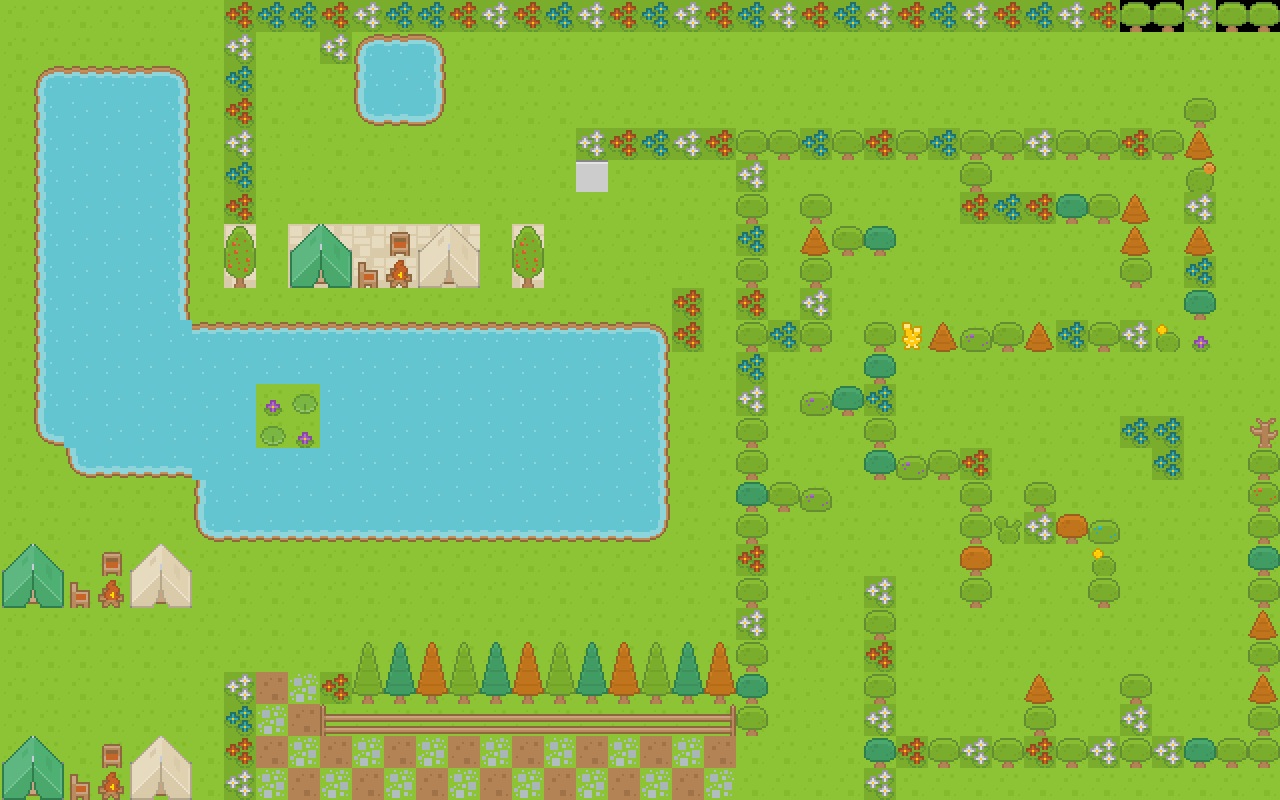

Tiled map render using the project's own tile images. Description and the whole map definition, tile-layer contents included, below:
An orthogonal 40x25 tile map with 32x32 px tiles, 2 tile layers (non blocking, blocking).

<map version="1.2" tiledversion="1.3.3" orientation="orthogonal" renderorder="right-down" width="40" height="25" tilewidth="32" tileheight="32" infinite="0" nextlayerid="4" nextobjectid="1">
 <editorsettings>
  <export target="SophiaMaze3..tmx" format="tmx" />
 </editorsettings>
 <tileset firstgid="1" name="tileset_kenney" tilewidth="32" tileheight="32" spacing="2" tilecount="1767" columns="57">
  <image source="tilesets/tileset_kenney.png" width="1936" height="1052" />
  <tile id="62">
   <properties>
    <property name="collision" type="bool" value="true" />
   </properties>
  </tile>
 </tileset>
 <layer id="1" name="non blocking" width="40" height="25">
  <data encoding="csv">
6,6,6,6,6,6,6,179,6,6,6,6,6,179,179,179,544,6,6,6,6,6,6,6,6,6,6,6,6,6,6,6,6,6,6,527,527,527,527,527,
6,6,6,6,6,6,6,179,6,6,6,179,179,179,6,6,6,6,6,6,6,6,6,6,6,6,6,6,6,6,6,6,6,6,6,6,6,6,6,6,
6,6,6,6,6,6,6,179,6,6,6,179,179,179,6,6,6,6,6,6,6,6,6,6,6,6,6,6,6,6,6,6,6,6,6,6,6,6,6,6,
6,6,6,6,6,6,6,179,6,6,6,179,179,179,6,6,6,6,6,6,6,6,6,6,6,6,6,6,6,6,6,6,6,6,6,6,6,6,6,6,
6,6,6,6,6,6,6,179,63,63,6,6,63,6,6,6,63,6,6,6,6,6,6,6,6,6,6,6,6,6,6,6,6,6,6,6,6,6,6,6,
6,6,6,6,6,6,6,179,63,63,6,6,6,63,6,6,63,6,6,6,6,6,6,6,6,6,6,6,6,6,6,6,6,6,6,6,6,6,6,6,
6,6,6,6,6,6,6,179,63,6,6,63,63,63,63,6,63,6,6,6,6,6,6,6,6,6,6,6,6,6,6,6,6,6,6,6,6,6,6,6,
6,6,6,6,6,6,6,179,6,179,179,179,179,179,179,6,179,6,6,6,6,6,6,6,6,6,6,6,6,6,6,6,6,6,6,6,6,6,6,6,
6,6,6,6,6,6,6,179,6,179,179,179,179,179,179,6,179,6,6,6,63,63,6,6,6,6,6,6,6,6,6,6,6,6,6,6,6,6,6,6,
6,6,6,6,6,6,6,6,6,6,6,6,6,6,6,6,6,6,6,6,63,63,6,6,6,6,6,6,6,6,6,6,6,6,6,6,6,6,6,6,
6,6,6,6,6,6,6,6,6,6,6,6,6,6,6,6,6,6,6,6,6,6,6,6,6,6,6,6,6,6,6,6,6,6,6,6,6,6,6,6,
6,6,6,6,6,6,6,6,6,6,6,6,6,6,6,6,6,6,6,6,6,6,6,6,6,6,6,6,6,6,6,6,6,6,6,6,6,6,6,6,
6,6,6,6,6,6,6,119,6,6,6,6,6,6,6,6,6,6,6,6,6,6,6,6,6,6,6,6,6,6,6,6,6,6,6,6,6,6,6,6,
6,6,6,6,6,6,6,6,6,6,6,6,6,6,6,6,6,6,6,6,6,6,6,6,6,6,6,6,6,6,6,6,6,6,6,6,6,6,6,6,
6,6,6,6,6,6,6,6,6,6,6,6,6,6,6,6,6,6,6,6,6,6,6,6,6,6,6,6,6,6,6,6,6,6,6,6,6,6,6,6,
6,6,6,6,6,6,6,6,6,6,6,6,6,6,6,6,6,6,6,6,6,6,6,6,6,6,6,6,6,6,6,6,6,6,6,6,6,6,6,6,
6,6,6,6,6,6,6,6,6,6,6,6,6,6,6,6,6,6,6,6,6,6,6,6,6,6,6,6,6,6,6,6,6,6,6,6,6,6,6,6,
6,6,6,6,6,6,6,6,6,6,6,6,6,6,6,6,6,6,6,6,6,6,6,6,6,6,6,6,6,6,6,6,6,6,6,6,6,6,6,6,
6,6,6,6,6,6,6,6,6,6,6,6,6,6,6,6,6,6,6,6,6,6,6,6,6,63,63,1696,6,6,6,6,6,6,6,6,6,6,6,6,
6,6,6,6,6,6,6,6,6,6,6,6,6,6,6,6,6,6,6,6,6,6,6,6,6,6,6,1696,6,6,6,6,6,6,6,6,6,6,6,6,
6,6,6,6,6,6,6,6,6,6,6,6,6,6,6,6,6,6,6,6,6,6,6,6,6,6,6,1696,6,6,6,6,6,6,6,6,6,6,6,6,
6,6,6,6,6,6,6,6,7,67,6,6,6,6,6,6,6,6,6,6,6,6,6,6,6,63,6,1696,6,6,6,6,6,6,6,6,6,6,6,6,
6,6,6,6,6,6,6,6,67,7,6,6,6,6,6,6,6,6,6,6,6,6,6,6,6,63,6,1696,6,6,6,6,6,6,6,6,6,6,6,6,
6,6,6,6,6,6,6,6,7,67,7,67,7,67,7,67,7,67,7,67,7,67,7,6,6,6,6,6,6,6,6,6,6,6,6,6,6,6,6,6,
6,6,6,6,6,6,6,6,67,7,67,7,67,7,67,7,67,7,67,7,67,7,67,6,6,6,6,7,6,6,6,6,6,6,6,6,6,6,6,6
</data>
 </layer>
 <layer id="2" name="blocking" width="40" height="25">
  <properties>
   <property name="collision" type="bool" value="true" />
  </properties>
  <data encoding="csv">
0,0,0,0,0,0,0,403,745,745,403,574,745,745,403,574,403,745,574,403,745,574,403,745,574,403,745,574,403,745,574,403,745,574,403,527,527,574,527,527,
0,0,0,0,0,0,0,574,0,0,574,3,4,5,0,0,0,0,0,0,0,0,0,0,0,0,0,0,0,0,0,0,0,0,0,0,0,0,0,0,
0,3,4,4,4,5,0,745,0,0,0,60,61,62,0,0,0,0,0,0,0,0,0,0,0,0,0,0,0,0,0,0,0,0,0,0,0,0,0,0,
0,60,61,61,61,62,0,403,0,0,0,117,118,119,0,0,0,0,0,0,0,0,0,0,0,0,0,0,0,0,0,0,0,0,0,0,0,527,0,0,
0,60,61,61,61,62,0,574,0,0,0,0,0,0,0,0,0,0,574,403,745,574,403,527,527,745,527,403,527,745,527,527,574,527,527,403,527,531,0,0,
0,60,61,61,61,62,0,745,0,0,0,0,0,0,0,0,0,0,1430,0,0,0,0,574,0,0,0,0,0,0,527,0,0,0,0,0,0,597,0,0,
0,60,61,61,61,62,0,403,0,0,0,0,0,0,0,0,0,0,0,0,0,0,0,527,0,527,0,0,0,0,403,745,403,529,527,531,0,574,0,0,
0,60,61,61,61,62,287,594,0,617,618,0,191,619,620,0,594,287,0,0,0,0,0,745,0,531,527,529,0,0,0,0,0,0,0,531,0,531,0,0,
0,60,61,61,61,62,287,651,0,674,675,136,472,676,677,0,651,287,0,0,0,0,0,527,0,527,0,0,0,0,0,0,0,0,0,527,0,745,0,0,
0,60,61,61,61,62,287,0,0,0,0,0,0,0,0,0,0,287,0,0,0,403,0,403,0,574,0,0,0,0,0,0,0,0,0,0,0,529,0,0,
0,60,61,61,61,61,4,4,4,4,4,4,4,4,4,4,4,4,4,4,5,403,0,527,745,527,0,527,1411,531,652,527,531,745,527,574,596,544,0,0,
0,60,61,61,61,61,61,61,61,61,61,61,61,61,61,61,61,61,61,61,62,0,0,745,0,0,0,529,0,0,0,0,0,0,0,0,0,0,0,0,
0,60,61,61,232,232,232,61,544,654,61,61,61,61,61,61,61,61,61,61,62,0,0,574,0,652,529,745,0,0,0,0,0,0,0,0,0,0,0,0,
0,117,61,232,232,232,232,61,654,544,61,61,61,61,61,61,61,61,61,61,62,0,0,527,0,0,0,527,0,0,0,0,0,0,0,745,745,0,0,655,
0,0,117,118,118,118,232,61,61,61,61,61,61,61,61,61,61,61,61,61,62,0,0,527,0,0,0,529,652,527,403,0,0,0,0,0,745,0,0,527,
0,0,0,0,0,0,60,61,61,61,61,61,61,61,61,61,61,61,61,61,62,0,0,529,527,652,0,0,0,0,527,0,527,0,0,0,0,0,0,537,
0,0,0,0,0,0,117,118,118,118,118,118,118,118,118,118,118,118,118,118,119,0,0,527,0,0,0,0,0,0,527,540,574,528,595,0,0,0,0,527,
617,618,0,191,619,620,0,0,0,0,0,0,0,0,0,0,0,0,0,0,0,0,0,403,0,0,0,0,0,0,528,0,0,0,596,0,0,0,0,529,
674,675,136,472,676,677,0,0,0,0,0,0,0,0,0,0,0,0,0,0,0,0,0,527,0,0,0,574,0,0,527,0,0,0,527,0,0,0,0,527,
0,0,0,0,0,0,0,0,0,0,0,0,0,0,0,0,0,0,0,0,0,0,0,574,0,0,0,527,0,0,0,0,0,0,0,0,0,0,0,531,
0,0,0,0,0,0,0,0,0,0,0,587,589,588,587,589,588,587,589,588,587,589,588,527,0,0,0,403,0,0,0,0,0,0,0,0,0,0,0,527,
0,0,0,0,0,0,0,574,0,0,403,644,646,645,644,646,645,644,646,645,644,646,645,529,0,0,0,527,0,0,0,0,531,0,0,527,0,0,0,531,
0,0,0,0,0,0,0,745,0,0,1360,1364,1364,1364,1364,1364,1364,1364,1364,1364,1364,1364,1361,527,0,0,0,574,0,0,0,0,527,0,0,574,0,0,0,527,
617,618,0,191,619,620,0,403,0,0,0,0,0,0,0,0,0,0,0,0,0,0,0,0,0,0,0,529,403,527,574,527,403,527,574,527,574,529,527,527,
674,675,136,472,676,677,0,574,0,0,0,0,0,0,0,0,0,0,0,0,0,0,0,0,0,0,0,574,0,0,0,0,0,0,0,0,0,0,0,0
</data>
 </layer>
</map>